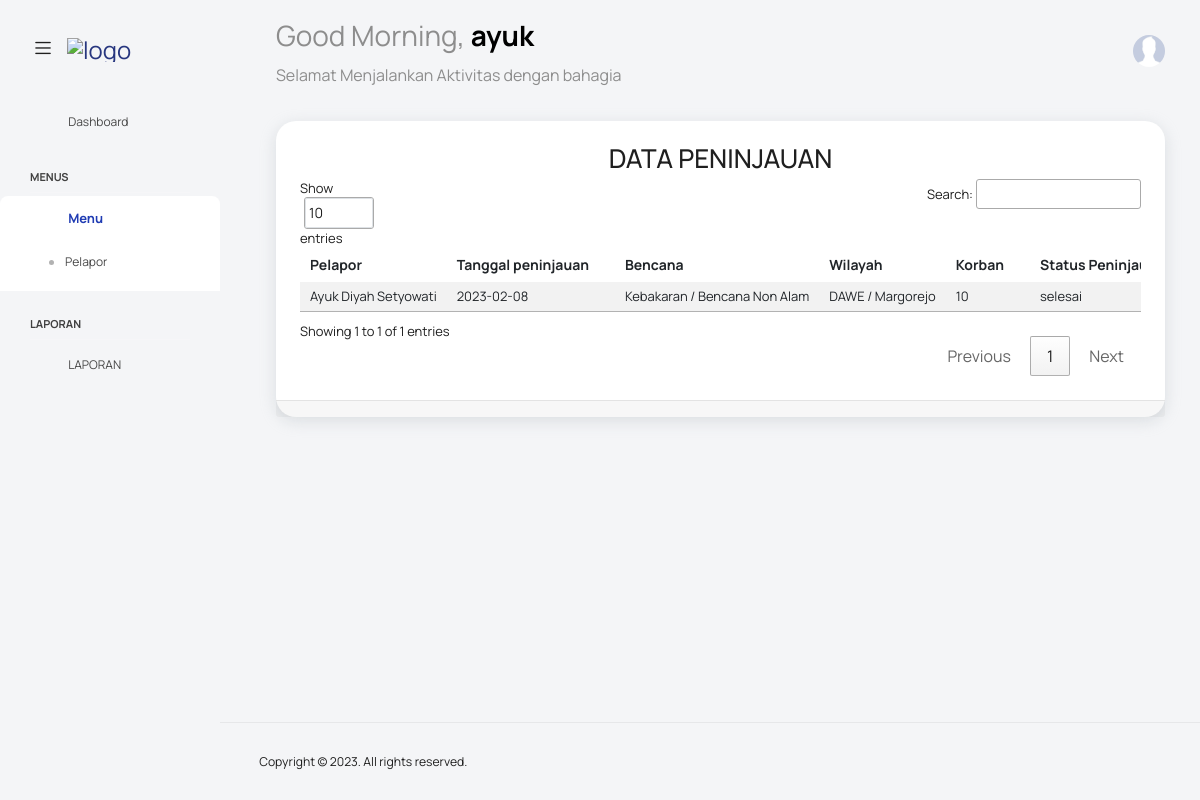
Before: /?peninjauan=peninjauan (signed in) with the older database file.
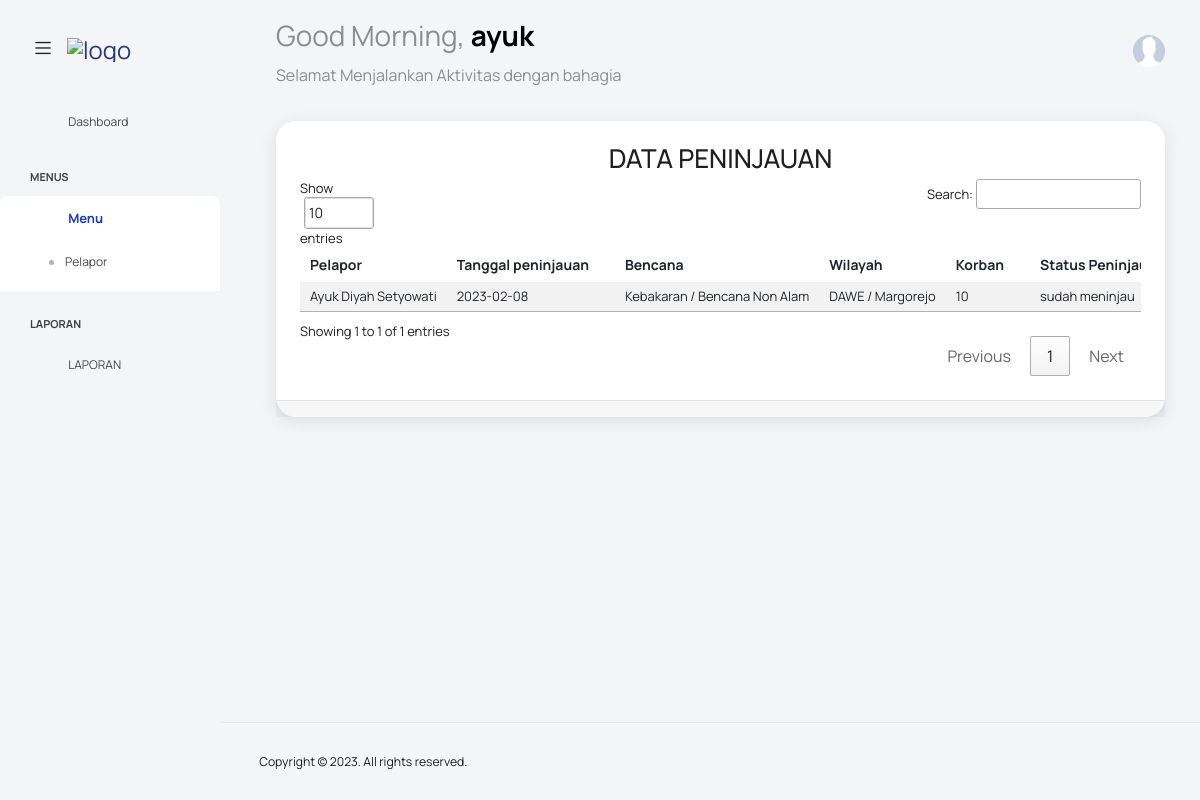
After: the same page with the newer database file.
### tables this page shows
CREATE TABLE `peninjauan` (
  `id_peninjauan` int(11) NOT NULL,
  `id_pelaporan` int(11) DEFAULT NULL,
  `id_wilayah` int(11) DEFAULT NULL,
  `id_bencana` int(11) DEFAULT NULL,
  `id_petugas_kajian` int(11) DEFAULT NULL,
  `kategori_bencana` varchar(20) DEFAULT NULL,
  `level_bencana` int(11) DEFAULT NULL,
  `tanggal_peninjauan` date DEFAULT NULL,
  `jumlah_korban` int(11) DEFAULT NULL,
  `keterangan_peninjauan` text DEFAULT NULL,
  `status_peninjauan` varchar(30) DEFAULT NULL,
  `bukti_peninjauan` text DEFAULT NULL,
  `dusun` varchar(255) DEFAULT NULL,
  `rt` char(3) DEFAULT NULL,
  `rw` char(3) DEFAULT NULL,
  `jumlah_kk` int(11) DEFAULT NULL,
  `jumlah_rumah` int(11) DEFAULT NULL,
  `sebab` text DEFAULT NULL,
  `akibat` text DEFAULT NULL,
  `upaya_penanganan` text DEFAULT NULL,
  `lain_lain` text DEFAULT NULL
);

CREATE TABLE `pelapor` (
  `id_pelapor` int(11) NOT NULL,
  `id_user` int(11) NOT NULL,
  `id_daftar` int(11) DEFAULT NULL,
  `nama_pelapor` varchar(100) DEFAULT NULL,
  `alamat_pelapor` text DEFAULT NULL,
  `no_telp_pelapor` varchar(14) DEFAULT NULL
);

CREATE TABLE `bencana` (
  `id_bencana` int(11) NOT NULL,
  `nama_bencana` varchar(20) DEFAULT NULL
);

CREATE TABLE `wilayah` (
  `id_wilayah` int(11) NOT NULL,
  `kecamatan` varchar(100) DEFAULT NULL,
  `desa` varchar(100) DEFAULT NULL,
  `no_telp` varchar(20) DEFAULT NULL,
  `status` varchar(20) DEFAULT NULL
);

### config/config.php (called while the page is built, shortened)
<?php
class Config {
    public function UrlWeb(){
        $url = "http://localhost/pengaduan-bpbd";
        return $url;
    }
    public function TemplateAdmin($page){
        $url = $this->UrlWeb();
        include "views/partials/_header.php";
        include "views/partials/_navbar.php";
        include "views/partials/_sidebar.php";
        include $page;
        include "views/partials/_footer.php";
    }
}

### function.php (called while the page is built, shortened)
<?php
function Querybanyak($query){
    $mysqli = new mysqli("localhost","root","","pengaduan-bpbd");
    return $mysqli->query($query);
}
function Querysatudata($query){
    $koneksi = mysqli_connect("localhost","root","","pengaduan-bpbd");
    $query_cek = mysqli_query($koneksi, $query);
    return mysqli_fetch_array($query_cek, MYSQLI_BOTH);
}

### views/peninjauan/peninjauan.php (the view, shortened to what this page needs)
<div class="main-panel">
  <div class="content-wrapper">
    <div class="row">
      <div class="col-lg-12 grid-margin stretch-card">
        <div class="card">
          <div class="card-body">
            <div class="row">
              <div class="col-lg-12 text-center">
                <h2><?= strtoupper("Data " . array_keys($_GET)[0]) ?></h2>
              </div>
            </div>
            <div class="table-responsive">
              <table id="myTable" class="table table-striped">
                <thead>
                  <tr>
                    <th>
                      Pelapor
                    </th>
                    <th>
                      Tanggal peninjauan
                    </th>
                    <th>
                      Bencana
                    </th>
                    <th>
                      Wilayah
                    </th>
                    <th>
                      Korban
                    </th>
                    <th>
                      Status Peninjauan
                    </th>
                  </tr>
                </thead>
                <tbody>
                  <?php
                  $peninjauans = Querybanyak("SELECT * FROM peninjauan ORDER BY id_peninjauan DESC");
                  foreach ($peninjauans as $peninjauan) {  ?>
                    <tr>
                      <td>
                        <?php
                        $pelapor = Querysatudata("SELECT pelapor.nama_pelapor as nama, pelaporan.id_bencana as id_bencana FROM pelaporan JOIN pelapor ON pelaporan.id_pelapor = pelapor.id_pelapor
                         WHERE pelaporan.id_pelaporan = " . $peninjauan['id_pelaporan'] . "")
                        ?>
                        <?= $pelapor['nama'] ?>
                      </td>
                      <td>
                        <?= $peninjauan['tanggal_peninjauan'] ?>
                      </td>
                      <td>
                        <?php
                        $bencana = Querysatudata("SELECT nama_bencana FROM  bencana WHERE id_bencana = " . $pelapor['id_bencana'] . " ");
                        ?>
                        <?= $bencana['nama_bencana'] ?> / <?= $peninjauan['kategori_bencana'] ?>
                      </td>
                      <td>
                        <?php
                        $wilayah = Querysatudata("SELECT * FROM wilayah WHERE id_wilayah = " . $peninjauan['id_wilayah'] . "")
                        ?>
                        <?= $wilayah['kecamatan'] ?> / <?= $wilayah['desa'] ?>
                      </td>
                      <td>
                        <?= $peninjauan['jumlah_korban'] ?>
                      </td>
                      <td>
                        <?php if ($_SESSION['level'] == "petugas_kajian") { ?>
                          <a href="#" data-id="<?= $peninjauan['id_peninjauan'] ?>" data-status="<?= $peninjauan['status_peninjauan'] ?>" class="status_peninjauan badge bg-primary btn-outline-danger text-white" data-toggle="modal" data-target="#modaleditstatuspeninjauan">
                            <?= $peninjauan['status_peninjauan'] ?>
                          </a>
                        <?php } else {
                          echo  $peninjauan['status_peninjauan'];
                        } ?>
                      </td>
                    </tr>
                  <?php
                  }
                  ?>
                </tbody>
              </table>
            </div>
          </div>
        </div>
        <div class="card-footer">
        </div>
      </div>
    </div>
  </div>
</div>

### index.php (shortened to what this page needs)
<?php
include 'function.php';
include 'config/config.php';
$conf = new Config();
include 'controllers/Peninjauan.php';
include 'controllers/Posko.php';
if ($_GET) {
    $param_key = array_keys($_GET)[0];
    $param_val = $_GET[array_keys($_GET)[0]];
    switch ($param_key) {
        case 'peninjauan':
            if ($param_val == 'peninjauan') {
                $conf->TemplateAdmin('views/peninjauan/peninjauan.php');
            } elseif ($param_val == 'add') {
                $conf->TemplateAdmin('views/peninjauan/peninjauan_add.php');
            } elseif ($param_val == 'edit') {
                $conf->TemplateAdmin('views/peninjauan/peninjauan_edit.php');
            } elseif ($param_val == 'post') {
                $peninjauan->Post($_POST, $_FILES);
            } elseif ($param_val == 'update') {
                $peninjauan->Update($_POST, $_FILES);
            } elseif ($param_val == 'update_status') {
                $peninjauan->UpdateStatus($_POST);
            }
        break;
    }
} else {
    echo "<meta http-equiv='refresh' content='0; url=http://localhost/pengaduan-bpbd/?pages=home'>";
}

### views/partials/_header.php (shortened to what this page needs)
<!DOCTYPE html>
<html lang="en">
<head>
  <link rel="stylesheet" href="<?= $url ?>/assets/vendors/feather/feather.css">
  <link rel="stylesheet" href="<?= $url ?>/assets/vendors/mdi/css/materialdesignicons.min.css">
  <link rel="stylesheet" href="<?= $url ?>/assets/vendors/ti-icons/css/themify-icons.css">
  <link rel="stylesheet" href="<?= $url ?>/assets/vendors/typicons/typicons.css">
  <link rel="stylesheet" href="<?= $url ?>/assets/vendors/simple-line-icons/css/simple-line-icons.css">
  <link rel="stylesheet" href="<?= $url ?>/assets/vendors/css/vendor.bundle.base.css">
  <link href="//netdna.bootstrapcdn.com/font-awesome/4.0.3/css/font-awesome.css" rel="stylesheet"/>
  <link href="https://cdn.jsdelivr.net/npm/select2@4.1.0-rc.0/dist/css/select2.min.css" rel="stylesheet" />
  <link rel="stylesheet" href="<?= $url ?>/assets/css/vertical-layout-light/style.css">
  <link rel="stylesheet" type="text/css" href="https://cdn.datatables.net/1.13.1/css/jquery.dataTables.css">
</head>
<body>
  <div class="container-scroller">

### views/partials/_navbar.php (shortened to what this page needs)
<nav class="navbar default-layout col-lg-12 col-12 p-0 fixed-top d-flex align-items-top flex-row">
      <div class="text-center navbar-brand-wrapper d-flex align-items-center justify-content-start">
        <div class="me-3">
          <button class="navbar-toggler navbar-toggler align-self-center" type="button" data-bs-toggle="minimize">
            <span class="icon-menu"></span>
          </button>
        </div>
        <div>
          <a class="navbar-brand brand-logo" href="<?= $url ?>/">
            <img src="https://encrypted-tbn0.gstatic.com/images?q=tbn:ANd9GcQ9KTduKbv9DqsQhb9CJD21ZLBrfnpy4h0577BLdZHiAg&s" alt="logo" />
          </a>
        </div>
      </div>
      <div class="navbar-menu-wrapper d-flex align-items-top">
        <ul class="navbar-nav">
          <li class="nav-item font-weight-semibold d-none d-lg-block ms-0">
            <h1 class="welcome-text">Good Morning, <span class="text-black fw-bold">
              <?php if(isset($_SESSION['username'])){
                echo $_SESSION['username'];
              } ?>
            </span></h1>
            <h3 class="welcome-sub-text">Selamat Menjalankan Aktivitas dengan bahagia </h3>
          </li>
        </ul>
        <ul class="navbar-nav ms-auto">
          <li class="nav-item dropdown d-none d-lg-block user-dropdown">
            <a class="nav-link" id="UserDropdown" href="#" data-bs-toggle="dropdown" aria-expanded="false">
              <img class="img-xs rounded-circle" src="<?= $url ?>/assets/images/faces/default-image.jpg" alt="Profile image"> </a>
          </li>
        </ul>
      </div>
    </nav>
    <div class="container-fluid page-body-wrapper">

### views/partials/_sidebar.php (shortened to what this page needs)
<nav class="sidebar sidebar-offcanvas" id="sidebar">
  <ul class="nav">
    <li class="nav-item <?= isset($_GET['dashboard']) ? "active": "" ?>">
      <a class="nav-link" href="<?= $url ?>/?dashboard=dashboard">
        <i class="mdi mdi-grid-large menu-icon md-5x"></i>
        <span class="menu-title">Dashboard</span>
      </a>
    </li>
    <li class="nav-item nav-category">MENUS</li>
    <?php
      function sidemenu($menu){
        if(!isset($_GET[$menu])){
          return "";
        }
        return "active";
      }
    ?>
    <li class="nav-item <?= !isset($_GET['laporan']) && !isset($_GET['dashboard']) ? "active": "" ?>">
      <a class="nav-link" data-bs-toggle="collapse" href="#ui-menu" aria-expanded="<?= !isset($_GET['laporan']) && !isset($_GET['dashboard']) ? "true": "false" ?>" aria-controls="ui-menu">
        <i class="menu-icon mdi mdi-floor-plan"></i>
        <span class="menu-title">Menu</span>
        <i class="menu-arrow"></i>
      </a>
      <div class="collapse <?= !isset($_GET['laporan']) && !isset($_GET['dashboard']) ? "show": "" ?>" id="ui-menu">
        <ul class="nav flex-column sub-menu">
          <?php if(isset($_SESSION['level'])){
            switch ($_SESSION['level']){
              ?>
              <?php
              case 'pelapor':
                ?>
                  <li class="nav-item <?= !isset($_GET['laporan']) && !isset($_GET['dashboard']) ? sidemenu("pelaporan_masyarakat"): "" ?>"><a class="nav-link" href="<?= $url ?>/?pelaporan_masyarakat=pelaporan">Pelapor</a></li>
              <?php
                  break;
            }
          }?>
        </ul>
      </div>
    </li>
    <li class="nav-item nav-category">LAPORAN</li>
    <li class="nav-item <?= isset($_GET['laporan']) ? "active": "" ?> ">
      <a class="nav-link" data-bs-toggle="collapse" href="#ui-laporan" aria-expanded="<?= isset($_GET['laporan']) ? "true": "false" ?>" aria-controls="ui-laporan">
        <i class="menu-icon mdi mdi-file-document"></i>
        <span class="menu-title">LAPORAN</span>
        <i class="menu-arrow"></i>
      </a>
  </ul>
</nav>

### views/partials/_footer.php (shortened to what this page needs)
    <footer class="footer">
      <div class="d-sm-flex justify-content-center justify-content-sm-between">
        <span class="float-none float-sm-right d-block mt-1 mt-sm-0 text-center">Copyright © <?= date('Y') ?>. All rights reserved.</span>
      </div>
    </footer>
    </div>
    </div>
  </body>
</html>

### views/partials/_header.php (style rules this page uses)
span { display: inline-block; }

Changed rows visible on the page:
changed peninjauan "Bencana Non Alam": status_peninjauan "selesai" → "sudah meninjau"
